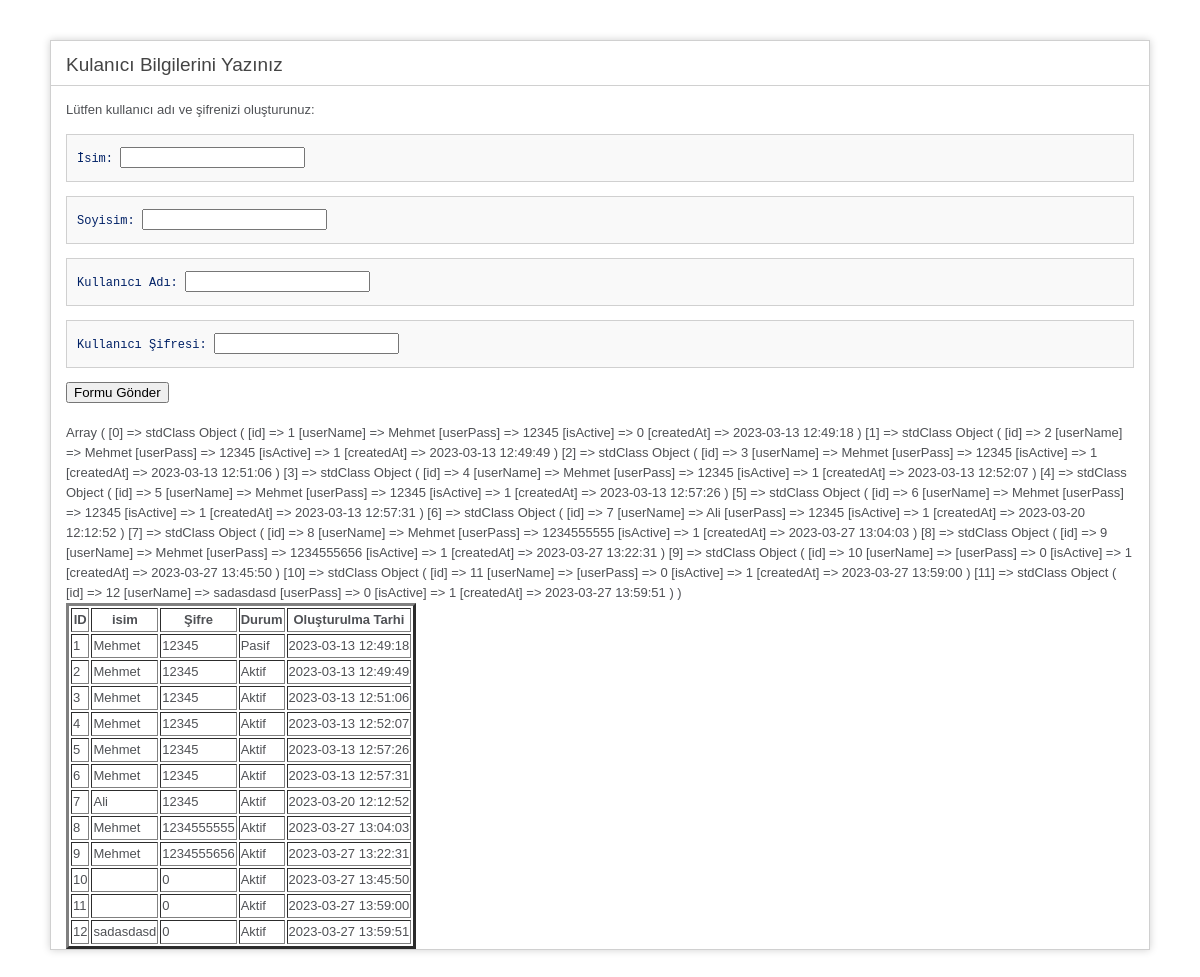
The page / on the database its author committed.
### tables this page shows
CREATE TABLE `users` (
  `id` int(11) NOT NULL,
  `userName` varchar(100) NOT NULL,
  `userPass` int(11) NOT NULL,
  `isActive` tinyint(4) NOT NULL,
  `createdAt` datetime NOT NULL
);

### application/controllers/Form_Process.php (called while the page is built, shortened)
<?php
class Form_Process extends CI_Controller
{
    public function __construct()
    {
        $this->load->model("Form_Process_Model");
    }
    public function index()
    {
        $users = $this->Form_Process_Model->get_all("createdAt ASC");
        $viewData = new stdClass();
        $viewData->veriler = $users;
        $this->load->view('form_process_v', $viewData);
    }
}

### index.php (called while the page is built, shortened)
<?php
require_once BASEPATH.'core/CodeIgniter.php';

### application/models/Form_Process_Model.php (called while the page is built, shortened)
<?php
class Form_Process_Model extends CI_Model
{
    public $tableName = "users";
    public function get_all($order = "id DESC")
    {
        return $this->db->order_by($order)->get($this->tableName)->result();
    }
}

### application/views/form_process_v.php (the view, shortened to what this page needs)
<!DOCTYPE html>
<html lang="tr">
<head>
</head>
<body>
	<div id="container">
		<h1>Kulanıcı Bilgilerini Yazınız</h1>
		<div id="body">
			<p>Lütfen kullanıcı adı ve şifrenizi oluşturunuz:</p>
			<form action="<?php echo base_url("form_process/save_form"); ?>" method="post">
				<code>
					<label>İsim: </label>
					<input type="text" name="name"
					value="<?php echo isset($formError) ? set_value("name") : ""  ?>">
				</code>
				<code>
					<label>Soyisim: </label> <input type="text" name="surname"
					value="<?php echo isset($formError) ? set_value("surname") : ""  ?>">
				</code>
				<code><label>Kullanıcı Adı: </label> <input type="text" name="userName" id=""></code>
				<code><label>Kullanıcı Şifresi: </label> <input type="text" name="userPass" id=""></code>
				<input type="submit" value="Formu Gönder">
			</form>
			<br>
			<?php
			print_r($veriler);
			?>
			<table border="3px">
				<thead>
					<tr>
						<th>ID</th>
						<th>isim</th>
						<th>Şifre</th>
						<th>Durum</th>
						<th>Oluşturulma Tarhi</th>
					</tr>
				</thead>
				<tbody>
					<?php foreach ($veriler as $veri) { ?>
						<tr>
							<td><?php echo $veri->id;  ?></td>
							<td><?php echo $veri->userName;  ?></td>
							<td><?php echo $veri->userPass;  ?></td>
							<td><?php echo ($veri->isActive == 0) ? "Pasif" : "Aktif";  ?></td>
							<td><?php echo $veri->createdAt;  ?></td>
						</tr>
					<?php }  ?>
				</tbody>
			</table>
		</div>
	</div>
</body>
</html>

### application/views/form_process_v.php (style rules this page uses)
body { background-color: #fff; margin: 40px; font: 13px/20px normal Helvetica, Arial, sans-serif; color: #4F5155; }
h1 { color: #444; background-color: transparent; border-bottom: 1px solid #D0D0D0; font-size: 19px; font-weight: normal; margin: 0 0 14px 0; padding: 14px 15px 10px 15px; }
code { font-family: Consolas, Monaco, Courier New, Courier, monospace; font-size: 12px; background-color: #f9f9f9; border: 1px solid #D0D0D0; color: #002166; display: block; margin: 14px 0 14px 0; padding: 12px 10px 12px 10px; }
#body { margin: 0 15px 0 15px; min-height: 96px; }
p { margin: 0 0 10px; padding: 0; }
#container { margin: 10px; border: 1px solid #D0D0D0; box-shadow: 0 0 8px #D0D0D0; }

### rows shown on the page
users: id "1", userName "Mehmet", userPass "12345", isActive "Pasif", createdAt "2023-03-13 12:49:18"
users: id "2", userName "Mehmet", userPass "12345", isActive "Aktif", createdAt "2023-03-13 12:49:49"
users: id "3", userName "Mehmet", userPass "12345", isActive "Aktif", createdAt "2023-03-13 12:51:06"
users: id "4", userName "Mehmet", userPass "12345", isActive "Aktif", createdAt "2023-03-13 12:52:07"
users: id "5", userName "Mehmet", userPass "12345", isActive "Aktif", createdAt "2023-03-13 12:57:26"
users: id "6", userName "Mehmet", userPass "12345", isActive "Aktif", createdAt "2023-03-13 12:57:31"
users: id "7", userName "Ali", userPass "12345", isActive "Aktif", createdAt "2023-03-20 12:12:52"
users: id "8", userName "Mehmet", userPass "1234555555", isActive "Aktif", createdAt "2023-03-27 13:04:03"
users: id "9", userName "Mehmet", userPass "1234555656", isActive "Aktif", createdAt "2023-03-27 13:22:31"
users: id "10", userPass "0", isActive "Aktif", createdAt "2023-03-27 13:45:50"
users: id "11", userPass "0", isActive "Aktif", createdAt "2023-03-27 13:59:00"
users: id "12", userName "sadasdasd", userPass "0", isActive "Aktif", createdAt "2023-03-27 13:59:51"
